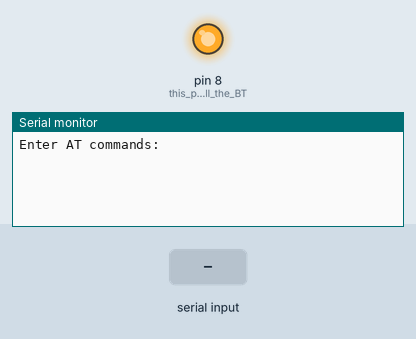
Simulated run of this sketch. Board: Arduino Uno, built with avr-gcc and run on an emulated ATmega328P. Shown: output pins drawn as LEDs (lit = HIGH), the last lines printed to the serial monitor. Inputs (shaded band) come from the test bench. The modem accepts every AT command (registered, SIM ready, sends succeed) and sends nothing else.

Above: at 1.7 s.
1.8 s: "1\n" received over Serial
At 2.7 s:
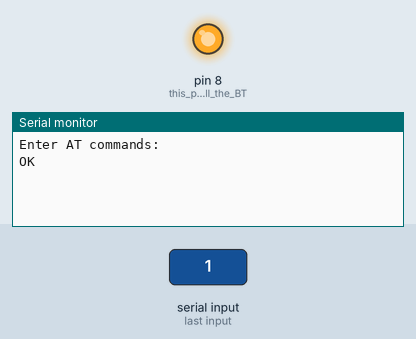
3.3 s: "1\n" received over the second serial link
At 3.7 s:
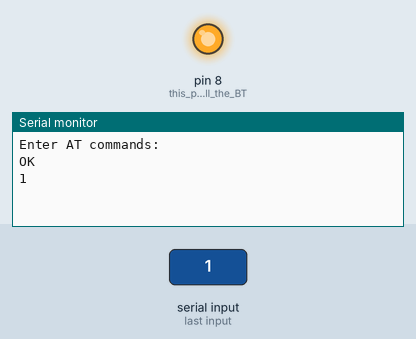

The sketch:

_2.ino
```cpp
#include <SoftwareSerial.h>
//time.h library must be downloaded
#include "Timer.h"

SoftwareSerial BTSerial(12, 13); // RX | TX
 int counter=0;
 int serialCounter=0;
 Timer t;
void setup(){
  pinMode(8, OUTPUT);  // this pin will pull the BT Module pin 34 (key pin) HIGH to switch module to AT mode
  digitalWrite(8, HIGH);
  Serial.begin(9600);
  Serial.println("Enter AT commands:");
  BTSerial.begin(9600);  // your own BT Module default speed in AT command more

    delay(500);
BTSerial.write("AT+CON884AEA7D105C");
t.every(1000, takeReading);
}

void loop(){
 t.update();

  // Keep reading from BT Module and send to Arduino Serial Monitor
  if (BTSerial.available())

    Serial.write(BTSerial.read());


  // Keep reading from Arduino Serial Monitor and send to BT Module
  if (Serial.available())
  {
    counter=1;
    BTSerial.write(Serial.read());


  }

  if (!Serial.available() && counter==1)
  {
      counter=0;
      Serial.print("\n");
    }


}
void takeReading()
{
BTSerial.write("AT+RSSI?");
 Serial.print("\n");
}
```

Measured:
- after the input at 1.8 s, the serial monitor: prints a new line at once (image 1)
- after the input at 3.3 s, the serial monitor: prints a new line at once (image 2)
